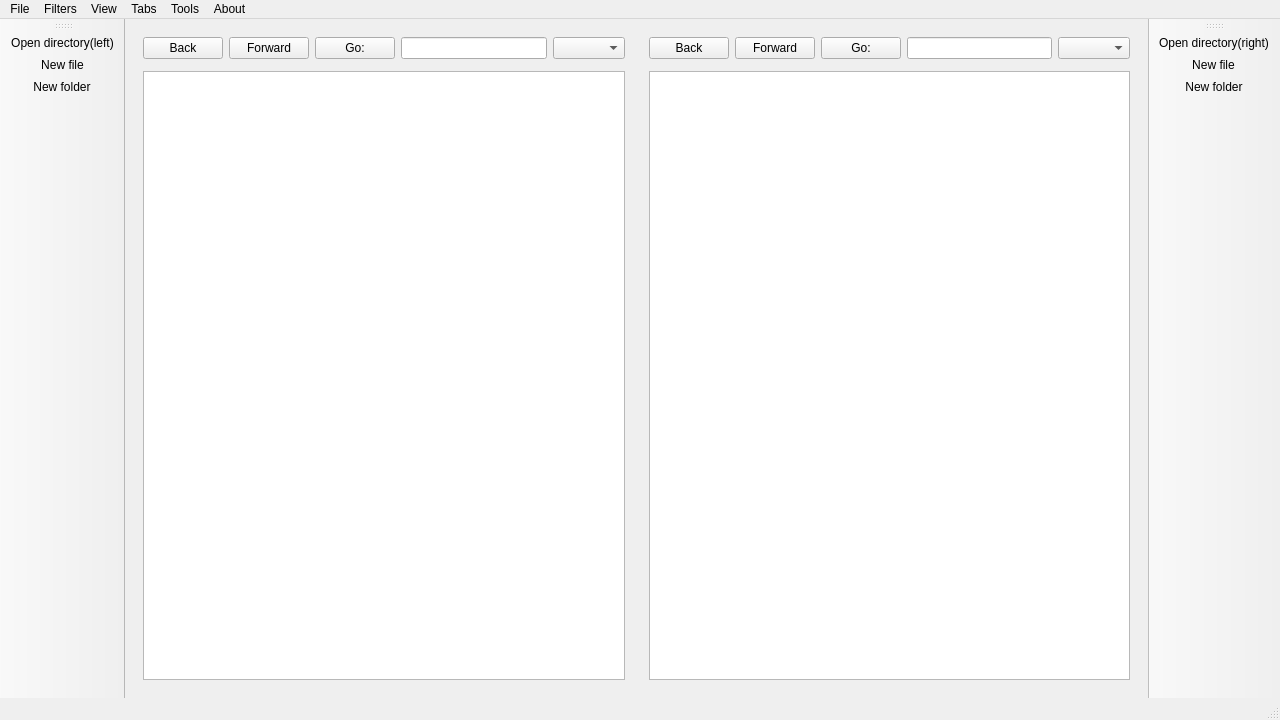
<?xml version="1.0" encoding="UTF-8"?>
<ui version="4.0">
 <class>UnderCommander</class>
 <widget class="QMainWindow" name="UnderCommander">
  <property name="geometry">
   <rect>
    <x>0</x>
    <y>0</y>
    <width>1280</width>
    <height>720</height>
   </rect>
  </property>
  <property name="minimumSize">
   <size>
    <width>800</width>
    <height>600</height>
   </size>
  </property>
  <property name="windowTitle">
   <string>UnderCommander</string>
  </property>
  <widget class="QWidget" name="centralwidget">
   <property name="layoutDirection">
    <enum>Qt::LeftToRight</enum>
   </property>
   <layout class="QGridLayout" name="gridLayout">
    <item row="0" column="0">
     <layout class="QVBoxLayout" name="leftLayout">
      <item>
       <widget class="QWidget" name="leftWidget" native="true">
        <layout class="QVBoxLayout" name="verticalLayout">
         <item>
          <layout class="QHBoxLayout" name="horizontalLayout">
           <property name="spacing">
            <number>6</number>
           </property>
           <property name="bottomMargin">
            <number>6</number>
           </property>
           <item>
            <widget class="QPushButton" name="backLeft">
             <property name="sizePolicy">
              <sizepolicy hsizetype="Fixed" vsizetype="Fixed">
               <horstretch>0</horstretch>
               <verstretch>0</verstretch>
              </sizepolicy>
             </property>
             <property name="focusPolicy">
              <enum>Qt::StrongFocus</enum>
             </property>
             <property name="text">
              <string>Back</string>
             </property>
             <property name="checkable">
              <bool>false</bool>
             </property>
            </widget>
           </item>
           <item>
            <widget class="QPushButton" name="forwardLeft">
             <property name="sizePolicy">
              <sizepolicy hsizetype="Fixed" vsizetype="Fixed">
               <horstretch>0</horstretch>
               <verstretch>0</verstretch>
              </sizepolicy>
             </property>
             <property name="focusPolicy">
              <enum>Qt::StrongFocus</enum>
             </property>
             <property name="text">
              <string>Forward</string>
             </property>
            </widget>
           </item>
           <item>
            <widget class="QPushButton" name="pushButtonLeft">
             <property name="sizePolicy">
              <sizepolicy hsizetype="Preferred" vsizetype="Fixed">
               <horstretch>0</horstretch>
               <verstretch>0</verstretch>
              </sizepolicy>
             </property>
             <property name="focusPolicy">
              <enum>Qt::StrongFocus</enum>
             </property>
             <property name="text">
              <string>Go:</string>
             </property>
            </widget>
           </item>
           <item>
            <widget class="QLineEdit" name="textEditLeft">
             <property name="sizePolicy">
              <sizepolicy hsizetype="MinimumExpanding" vsizetype="Fixed">
               <horstretch>0</horstretch>
               <verstretch>0</verstretch>
              </sizepolicy>
             </property>
             <property name="focusPolicy">
              <enum>Qt::StrongFocus</enum>
             </property>
             <property name="readOnly">
              <bool>false</bool>
             </property>
             <property name="cursorMoveStyle">
              <enum>Qt::LogicalMoveStyle</enum>
             </property>
            </widget>
           </item>
           <item>
            <widget class="QComboBox" name="comboBoxLeft">
             <property name="sizePolicy">
              <sizepolicy hsizetype="Fixed" vsizetype="Fixed">
               <horstretch>0</horstretch>
               <verstretch>0</verstretch>
              </sizepolicy>
             </property>
             <property name="focusPolicy">
              <enum>Qt::WheelFocus</enum>
             </property>
            </widget>
           </item>
          </layout>
         </item>
         <item>
          <layout class="QVBoxLayout" name="verticalLayout_5">
           <item>
            <widget class="FSView" name="leftView">
             <property name="focusPolicy">
              <enum>Qt::ClickFocus</enum>
             </property>
             <property name="contextMenuPolicy">
              <enum>Qt::ActionsContextMenu</enum>
             </property>
             <property name="styleSheet">
              <string notr="true"/>
             </property>
             <property name="sizeAdjustPolicy">
              <enum>QAbstractScrollArea::AdjustIgnored</enum>
             </property>
             <property name="autoScroll">
              <bool>false</bool>
             </property>
             <property name="editTriggers">
              <set>QAbstractItemView::EditKeyPressed|QAbstractItemView::SelectedClicked</set>
             </property>
             <property name="showDropIndicator" stdset="0">
              <bool>true</bool>
             </property>
             <property name="dragEnabled">
              <bool>true</bool>
             </property>
             <property name="dragDropOverwriteMode">
              <bool>true</bool>
             </property>
             <property name="dragDropMode">
              <enum>QAbstractItemView::DragDrop</enum>
             </property>
             <property name="defaultDropAction">
              <enum>Qt::CopyAction</enum>
             </property>
             <property name="selectionMode">
              <enum>QAbstractItemView::ExtendedSelection</enum>
             </property>
             <property name="selectionBehavior">
              <enum>QAbstractItemView::SelectItems</enum>
             </property>
             <property name="textElideMode">
              <enum>Qt::ElideRight</enum>
             </property>
             <property name="verticalScrollMode">
              <enum>QAbstractItemView::ScrollPerItem</enum>
             </property>
            </widget>
           </item>
          </layout>
         </item>
        </layout>
       </widget>
      </item>
     </layout>
    </item>
    <item row="0" column="1">
     <layout class="QVBoxLayout" name="rightLayout">
      <item>
       <widget class="QWidget" name="rightWidget" native="true">
        <layout class="QVBoxLayout" name="verticalLayout_2">
         <item>
          <layout class="QHBoxLayout" name="horizontalLayout_2">
           <property name="spacing">
            <number>6</number>
           </property>
           <property name="bottomMargin">
            <number>6</number>
           </property>
           <item>
            <widget class="QPushButton" name="backRight">
             <property name="sizePolicy">
              <sizepolicy hsizetype="Fixed" vsizetype="Fixed">
               <horstretch>0</horstretch>
               <verstretch>0</verstretch>
              </sizepolicy>
             </property>
             <property name="focusPolicy">
              <enum>Qt::StrongFocus</enum>
             </property>
             <property name="text">
              <string>Back</string>
             </property>
            </widget>
           </item>
           <item>
            <widget class="QPushButton" name="forwardRight">
             <property name="sizePolicy">
              <sizepolicy hsizetype="Fixed" vsizetype="Fixed">
               <horstretch>0</horstretch>
               <verstretch>0</verstretch>
              </sizepolicy>
             </property>
             <property name="focusPolicy">
              <enum>Qt::StrongFocus</enum>
             </property>
             <property name="text">
              <string>Forward</string>
             </property>
            </widget>
           </item>
           <item>
            <widget class="QPushButton" name="pushButtonRight">
             <property name="sizePolicy">
              <sizepolicy hsizetype="Preferred" vsizetype="Fixed">
               <horstretch>0</horstretch>
               <verstretch>0</verstretch>
              </sizepolicy>
             </property>
             <property name="focusPolicy">
              <enum>Qt::StrongFocus</enum>
             </property>
             <property name="text">
              <string>Go:</string>
             </property>
            </widget>
           </item>
           <item>
            <widget class="QLineEdit" name="textEditRight">
             <property name="sizePolicy">
              <sizepolicy hsizetype="MinimumExpanding" vsizetype="Fixed">
               <horstretch>0</horstretch>
               <verstretch>0</verstretch>
              </sizepolicy>
             </property>
             <property name="focusPolicy">
              <enum>Qt::StrongFocus</enum>
             </property>
            </widget>
           </item>
           <item>
            <widget class="QComboBox" name="comboBoxRight">
             <property name="sizePolicy">
              <sizepolicy hsizetype="Fixed" vsizetype="Fixed">
               <horstretch>0</horstretch>
               <verstretch>0</verstretch>
              </sizepolicy>
             </property>
             <property name="focusPolicy">
              <enum>Qt::WheelFocus</enum>
             </property>
            </widget>
           </item>
          </layout>
         </item>
         <item>
          <layout class="QVBoxLayout" name="verticalLayout_6">
           <item>
            <widget class="FSView" name="rightView">
             <property name="focusPolicy">
              <enum>Qt::ClickFocus</enum>
             </property>
             <property name="autoScroll">
              <bool>false</bool>
             </property>
             <property name="editTriggers">
              <set>QAbstractItemView::EditKeyPressed|QAbstractItemView::SelectedClicked</set>
             </property>
             <property name="dragEnabled">
              <bool>true</bool>
             </property>
             <property name="dragDropOverwriteMode">
              <bool>true</bool>
             </property>
             <property name="dragDropMode">
              <enum>QAbstractItemView::DragDrop</enum>
             </property>
             <property name="defaultDropAction">
              <enum>Qt::CopyAction</enum>
             </property>
             <property name="selectionMode">
              <enum>QAbstractItemView::ExtendedSelection</enum>
             </property>
             <property name="verticalScrollMode">
              <enum>QAbstractItemView::ScrollPerItem</enum>
             </property>
            </widget>
           </item>
          </layout>
         </item>
        </layout>
       </widget>
      </item>
     </layout>
    </item>
   </layout>
  </widget>
  <widget class="QMenuBar" name="menubar">
   <property name="geometry">
    <rect>
     <x>0</x>
     <y>0</y>
     <width>1280</width>
     <height>25</height>
    </rect>
   </property>
   <widget class="QMenu" name="menuFile">
    <property name="title">
     <string>File</string>
    </property>
    <widget class="QMenu" name="menuLeft_panel_2">
     <property name="title">
      <string>Left panel</string>
     </property>
     <property name="icon">
      <iconset resource="icons.qrc">
       <normaloff>:/new/menubar/icons/icons8-меню-500.png</normaloff>:/new/menubar/icons/icons8-меню-500.png</iconset>
     </property>
     <addaction name="actionNew_file"/>
     <addaction name="actionNew_folder"/>
    </widget>
    <widget class="QMenu" name="menuRight_panel_3">
     <property name="title">
      <string>Right panel</string>
     </property>
     <property name="icon">
      <iconset resource="icons.qrc">
       <normaloff>:/new/menubar/icons/icons8-меню-500.png</normaloff>:/new/menubar/icons/icons8-меню-500.png</iconset>
     </property>
     <addaction name="actionNew_file_3"/>
     <addaction name="actionNew_folder_2"/>
    </widget>
    <addaction name="actionOpen_directory_left"/>
    <addaction name="actionOpen_directory_right"/>
    <addaction name="separator"/>
    <addaction name="menuLeft_panel_2"/>
    <addaction name="menuRight_panel_3"/>
    <addaction name="separator"/>
    <addaction name="actionExit"/>
   </widget>
   <widget class="QMenu" name="menuTools">
    <property name="title">
     <string>Filters</string>
    </property>
    <widget class="QMenu" name="menuLeft_panel">
     <property name="title">
      <string>Left panel</string>
     </property>
     <property name="icon">
      <iconset resource="icons.qrc">
       <normaloff>:/new/menubar/icons/icons8-меню-500.png</normaloff>:/new/menubar/icons/icons8-меню-500.png</iconset>
     </property>
     <addaction name="actionShow_files_and_folders"/>
     <addaction name="separator"/>
     <addaction name="actionShow_only_files"/>
     <addaction name="actionShow_only_folders"/>
    </widget>
    <widget class="QMenu" name="menuRight_panel">
     <property name="title">
      <string>Right panel</string>
     </property>
     <property name="icon">
      <iconset resource="icons.qrc">
       <normaloff>:/new/menubar/icons/icons8-меню-500.png</normaloff>:/new/menubar/icons/icons8-меню-500.png</iconset>
     </property>
     <addaction name="actionShow_files_and_folders_2"/>
     <addaction name="separator"/>
     <addaction name="actionShow_only_files_2"/>
     <addaction name="actionShow_only_folders_2"/>
    </widget>
    <addaction name="menuLeft_panel"/>
    <addaction name="separator"/>
    <addaction name="menuRight_panel"/>
   </widget>
   <widget class="QMenu" name="menuTools_2">
    <property name="title">
     <string>Tools</string>
    </property>
    <widget class="QMenu" name="menuTheme">
     <property name="title">
      <string>Theme</string>
     </property>
     <addaction name="actionDefault"/>
     <addaction name="actionDark"/>
    </widget>
    <addaction name="actionSettings"/>
    <addaction name="menuTheme"/>
   </widget>
   <widget class="QMenu" name="menuAbout">
    <property name="title">
     <string>About</string>
    </property>
    <addaction name="actionAbout_UnderCommander"/>
   </widget>
   <widget class="QMenu" name="menuTabs">
    <property name="title">
     <string>Tabs</string>
    </property>
    <addaction name="actionEnable_tabs"/>
    <addaction name="separator"/>
    <addaction name="actionCreate_tab"/>
    <addaction name="actionNew_right_tab"/>
    <addaction name="separator"/>
    <addaction name="actionClose_all_left_tabs"/>
    <addaction name="actionClose_all_right_tabs"/>
   </widget>
   <widget class="QMenu" name="menuView">
    <property name="title">
     <string>View</string>
    </property>
    <widget class="QMenu" name="menuLeft">
     <property name="title">
      <string>Left</string>
     </property>
     <property name="icon">
      <iconset resource="icons.qrc">
       <normaloff>:/new/menubar/icons/icons8-меню-500.png</normaloff>:/new/menubar/icons/icons8-меню-500.png</iconset>
     </property>
     <addaction name="actionEnable_type_column"/>
     <addaction name="actionEnable_size_column"/>
     <addaction name="actionEnable_date_column"/>
    </widget>
    <widget class="QMenu" name="menuRight">
     <property name="title">
      <string>Right</string>
     </property>
     <property name="icon">
      <iconset resource="icons.qrc">
       <normaloff>:/new/menubar/icons/icons8-меню-500.png</normaloff>:/new/menubar/icons/icons8-меню-500.png</iconset>
     </property>
     <addaction name="actionEnable_type_column_2"/>
     <addaction name="actionEnable_size_column_2"/>
     <addaction name="actionEnable_date_column_2"/>
    </widget>
    <addaction name="menuLeft"/>
    <addaction name="separator"/>
    <addaction name="menuRight"/>
   </widget>
   <addaction name="menuFile"/>
   <addaction name="menuTools"/>
   <addaction name="menuView"/>
   <addaction name="menuTabs"/>
   <addaction name="menuTools_2"/>
   <addaction name="menuAbout"/>
  </widget>
  <widget class="QStatusBar" name="statusbar"/>
  <widget class="QToolBar" name="toolBarRight">
   <property name="windowTitle">
    <string>Right toolbar</string>
   </property>
   <property name="allowedAreas">
    <set>Qt::BottomToolBarArea|Qt::RightToolBarArea|Qt::TopToolBarArea</set>
   </property>
   <attribute name="toolBarArea">
    <enum>RightToolBarArea</enum>
   </attribute>
   <attribute name="toolBarBreak">
    <bool>false</bool>
   </attribute>
   <addaction name="actionOpen_directory_right"/>
   <addaction name="actionNew_file_3"/>
   <addaction name="actionNew_folder_2"/>
  </widget>
  <widget class="QToolBar" name="toolBarLeft">
   <property name="windowTitle">
    <string>Left toolbar</string>
   </property>
   <property name="allowedAreas">
    <set>Qt::BottomToolBarArea|Qt::LeftToolBarArea|Qt::TopToolBarArea</set>
   </property>
   <attribute name="toolBarArea">
    <enum>LeftToolBarArea</enum>
   </attribute>
   <attribute name="toolBarBreak">
    <bool>false</bool>
   </attribute>
   <addaction name="actionOpen_directory_left"/>
   <addaction name="actionNew_file"/>
   <addaction name="actionNew_folder"/>
  </widget>
  <action name="actionOpen_directory_left">
   <property name="icon">
    <iconset resource="icons.qrc">
     <normaloff>:/new/menubar/icons/icons8-открыть-папку-500.png</normaloff>:/new/menubar/icons/icons8-открыть-папку-500.png</iconset>
   </property>
   <property name="text">
    <string>Open directory(left)</string>
   </property>
  </action>
  <action name="actionOpen_directory_right">
   <property name="icon">
    <iconset resource="icons.qrc">
     <normaloff>:/new/menubar/icons/icons8-открыть-папку-500.png</normaloff>:/new/menubar/icons/icons8-открыть-папку-500.png</iconset>
   </property>
   <property name="text">
    <string>Open directory(right)</string>
   </property>
  </action>
  <action name="actionExit">
   <property name="icon">
    <iconset resource="icons.qrc">
     <normaloff>:/new/menubar/icons/icons8-выход-500.png</normaloff>:/new/menubar/icons/icons8-выход-500.png</iconset>
   </property>
   <property name="text">
    <string>Exit</string>
   </property>
  </action>
  <action name="actionSettings">
   <property name="icon">
    <iconset resource="icons.qrc">
     <normaloff>:/new/menubar/icons/icons8-настройки-500.png</normaloff>:/new/menubar/icons/icons8-настройки-500.png</iconset>
   </property>
   <property name="text">
    <string>Settings</string>
   </property>
  </action>
  <action name="actionDefault">
   <property name="text">
    <string>Default</string>
   </property>
  </action>
  <action name="actionDark">
   <property name="text">
    <string>Dark</string>
   </property>
  </action>
  <action name="actionShow_only_files">
   <property name="text">
    <string>Show only files</string>
   </property>
  </action>
  <action name="actionShow_only_folders">
   <property name="text">
    <string>Show only folders</string>
   </property>
  </action>
  <action name="actionShow_only_files_2">
   <property name="text">
    <string>Show only files</string>
   </property>
  </action>
  <action name="actionShow_only_folders_2">
   <property name="text">
    <string>Show only folders</string>
   </property>
  </action>
  <action name="actionAbout_UnderCommander">
   <property name="text">
    <string>About UnderCommander</string>
   </property>
  </action>
  <action name="actionNew_file">
   <property name="icon">
    <iconset resource="icons.qrc">
     <normaloff>:/new/menubar/icons/icons8-файл-500.png</normaloff>:/new/menubar/icons/icons8-файл-500.png</iconset>
   </property>
   <property name="text">
    <string>New file</string>
   </property>
  </action>
  <action name="actionNew_folder">
   <property name="icon">
    <iconset resource="icons.qrc">
     <normaloff>:/new/menubar/icons/icons8-папка-500.png</normaloff>:/new/menubar/icons/icons8-папка-500.png</iconset>
   </property>
   <property name="text">
    <string>New folder</string>
   </property>
  </action>
  <action name="actionNew_file_3">
   <property name="icon">
    <iconset resource="icons.qrc">
     <normaloff>:/new/menubar/icons/icons8-файл-500.png</normaloff>:/new/menubar/icons/icons8-файл-500.png</iconset>
   </property>
   <property name="text">
    <string>New file</string>
   </property>
  </action>
  <action name="actionNew_folder_2">
   <property name="icon">
    <iconset resource="icons.qrc">
     <normaloff>:/new/menubar/icons/icons8-папка-500.png</normaloff>:/new/menubar/icons/icons8-папка-500.png</iconset>
   </property>
   <property name="text">
    <string>New folder</string>
   </property>
  </action>
  <action name="actionCreate_tab">
   <property name="text">
    <string>New left tab</string>
   </property>
  </action>
  <action name="actionNew_right_tab">
   <property name="text">
    <string>New right tab</string>
   </property>
  </action>
  <action name="actionClose_all_left_tabs">
   <property name="text">
    <string>Close all left tabs</string>
   </property>
  </action>
  <action name="actionClose_all_right_tabs">
   <property name="text">
    <string>Close all right tabs</string>
   </property>
  </action>
  <action name="actionShow_files_and_folders">
   <property name="text">
    <string>Show files and folders</string>
   </property>
  </action>
  <action name="actionShow_files_and_folders_2">
   <property name="text">
    <string>Show files and folders</string>
   </property>
  </action>
  <action name="actionEnable_tabs">
   <property name="checkable">
    <bool>true</bool>
   </property>
   <property name="text">
    <string>Show tabs</string>
   </property>
  </action>
  <action name="actionEnable_size_column">
   <property name="checkable">
    <bool>true</bool>
   </property>
   <property name="text">
    <string>Enable size column</string>
   </property>
  </action>
  <action name="actionEnable_date_column">
   <property name="checkable">
    <bool>true</bool>
   </property>
   <property name="text">
    <string>Enable date column</string>
   </property>
  </action>
  <action name="actionEnable_size_column_2">
   <property name="checkable">
    <bool>true</bool>
   </property>
   <property name="text">
    <string>Enable size column</string>
   </property>
  </action>
  <action name="actionEnable_date_column_2">
   <property name="checkable">
    <bool>true</bool>
   </property>
   <property name="text">
    <string>Enable date column</string>
   </property>
  </action>
  <action name="actionEnable_type_column">
   <property name="checkable">
    <bool>true</bool>
   </property>
   <property name="text">
    <string>Enable type column</string>
   </property>
  </action>
  <action name="actionEnable_type_column_2">
   <property name="checkable">
    <bool>true</bool>
   </property>
   <property name="text">
    <string>Enable type column</string>
   </property>
  </action>
 </widget>
 <customwidgets>
  <customwidget>
   <class>FSView</class>
   <extends>QTreeView</extends>
   <header>fsview.h</header>
  </customwidget>
 </customwidgets>
 <resources>
  <include location="icons.qrc"/>
 </resources>
 <connections/>
</ui>
